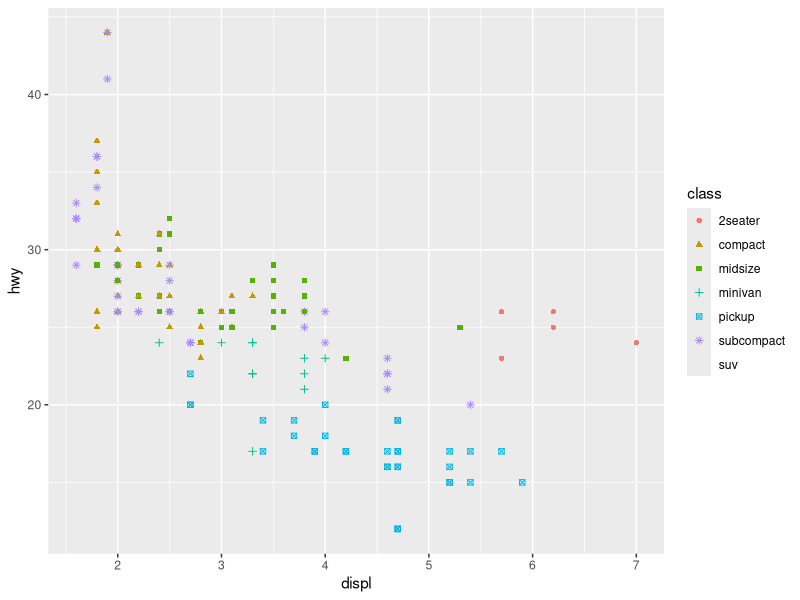

Reproduce this figure in R.
library(tidyverse); library(ggplot2)
ggplot(data=mpg) + geom_point(mapping = aes(x = displ, y = hwy, shape = class, color = class))
